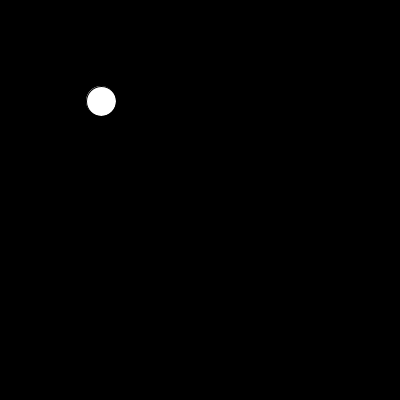
Frame 1 (no input)
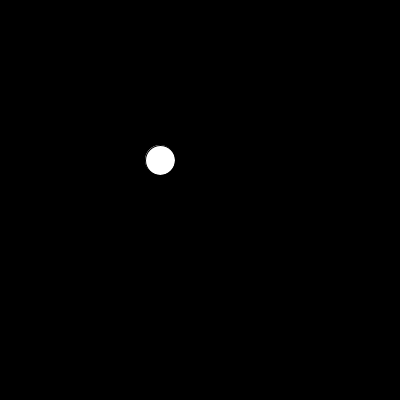
Frame 60 (the mouse pressed at the canvas centre just before this capture)
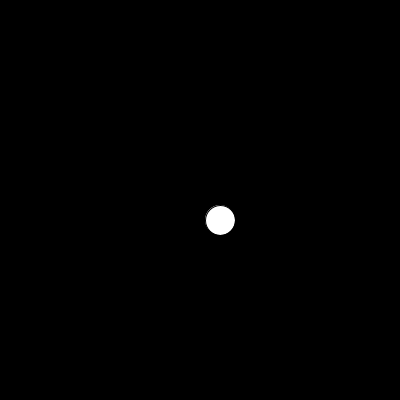
Frame 120 (the mouse held since frame 60 and released just before this capture)

The Processing sketch that drew these frames (run headless with seeded random() and noise(); from frame 60 on, the mouse is pressed at the canvas centre):

// Processing sketch: basic_Class
// ── basic_Class.pde
Spot sp = new Spot();// we declare and create an object called "sp" from the class

void setup(){
  size(400,400);
  smooth();
  sp.init(); // we tell the object to run the code inside init()
}

void draw(){
  background(0);
  sp.xPos ++; //we can access an internal variable using the dot 
  sp.yPos ++; //we use the dot because this variable is accesible only from inside the class
//  sp.ballSize -= 0.1; // use the ballSize method to shrink the spot

  sp.display(); // we tell the object to run the code inside display()
}

// ── Spot.pde
class Spot {

  float xPos, yPos;
  float ballSize;
  float ballColor;

  // this are the initial "fields" or parameters for the class.
  // The name "ini" is just a name
  void init() {
    xPos = 100;
    yPos = 100;
    ballSize = 30;
    ballColor = 200;
  }

  // we use display to draw
  // Same here: the name "display" is just a name
  void display() {
    ellipse (xPos, yPos, ballSize, ballSize);
  }
}
